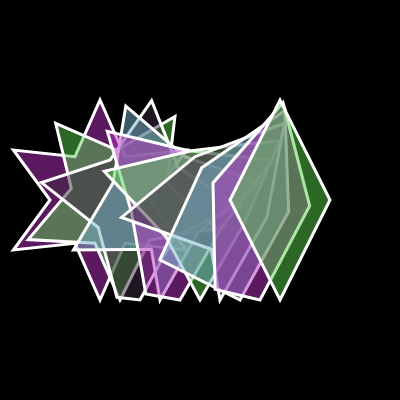
Frame 1 (no input)
Frame 60 (no input): identical to frame 1, image omitted
Frame 120 (the mouse pressed at the canvas centre since frame 60): identical to frame 1, image omitted

The p5.js sketch that drew this single still picture (run headless with seeded random() and noise() and a simulated clock; from frame 60 on, the mouse is pressed at the canvas centre):

// p5.js sketch
// ── sketch.js
let radius = 100;
let count = 0;
let colors = [];

function setup() {
    createCanvas(400, 400);

    background(0);

    angleMode(DEGREES);

    for (let i = 0; i < 4; i++) {
        colors[i] = color(random(255), random(255), random(255), 128);
    }
}

function draw() {
    background(0);


    for (let i = 0; i < 10; i++) {
        let spacing = map(i, 0, 9, 30, 90);
        let c = getColor(i);
        drawShape(i * 20 + 100, height/2, spacing, c);
    }

}

function getColor(index) {
    // let rIndex = floor(random(colors.length));
    return colors[index % colors.length];
}

function drawShape(centerX, centerY, spacing, color, rotation) {
    stroke(255);
    strokeWeight(3);

    fill(color, 100);

    push();
    translate(centerX, centerY);
    rotate(rotation);

    let i = 0;

    beginShape();
    for (let a = 0; a < 360; a += spacing) {
        let rad;
        if (i % 2 == 0)
            rad = radius;
        else
            rad = radius/2;
        let x = sin(a) * rad;
        let y = cos(a) * rad;
        vertex(x, y);

        i++;
    }
    endShape(CLOSE);
    pop();
}
